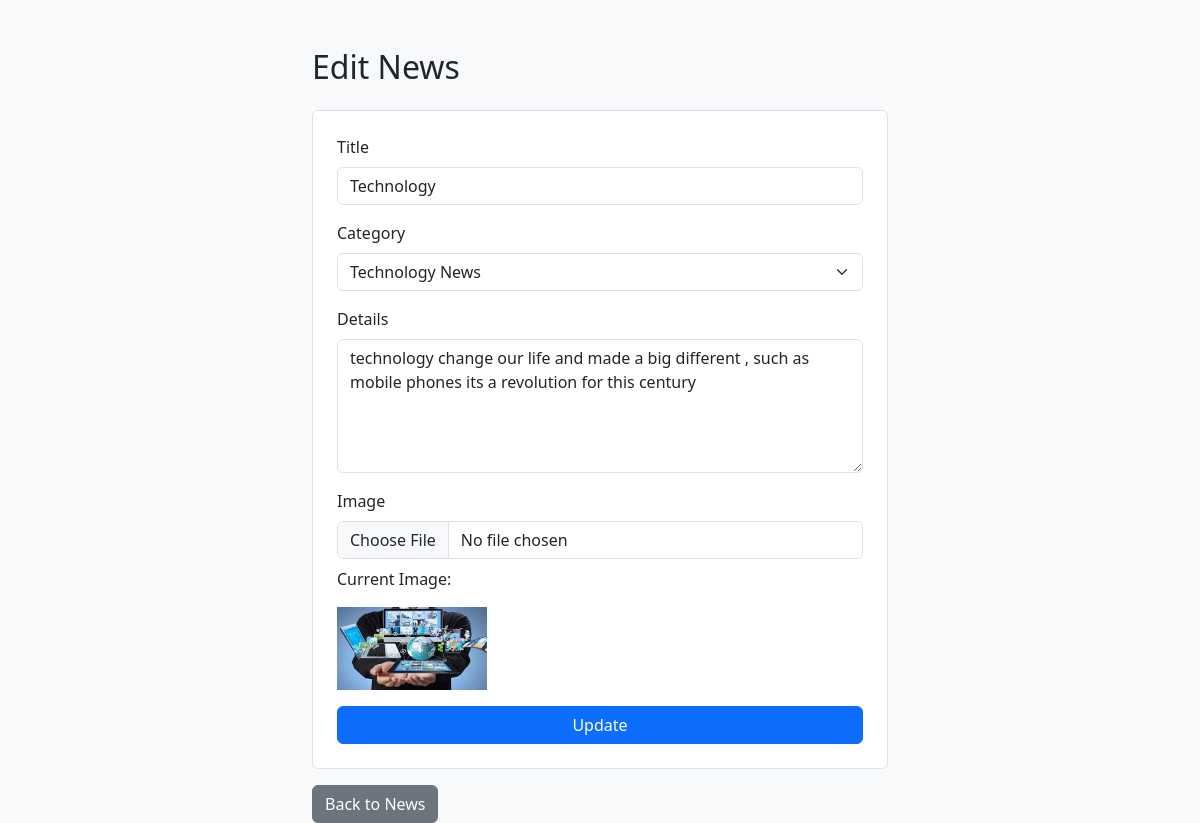
The app's page /edit_news.php?id=4 (signed in) with its own data.
### tables this page shows
CREATE TABLE `news` (
  `id` int(11) NOT NULL,
  `title` varchar(100) DEFAULT NULL,
  `category_id` int(11) DEFAULT NULL,
  `details` text DEFAULT NULL,
  `image` varchar(100) DEFAULT NULL,
  `user_id` int(11) DEFAULT NULL,
  `deleted` tinyint(1) DEFAULT 0
);

### edit_news.php (the view, shortened to what this page needs)
<?php
$conn = mysqli_connect("localhost","root","","news_system");
$id = $_GET['id'];
$news = mysqli_query($conn,"SELECT * FROM news WHERE id=$id");
$row = mysqli_fetch_assoc($news);
$categories = mysqli_query($conn,"SELECT * FROM categories");
?>
<!DOCTYPE html>
<html lang="en">
<head>
  <link href="https://cdn.jsdelivr.net/npm/bootstrap@5.3.0/dist/css/bootstrap.min.css" rel="stylesheet">
</head>
<body class="bg-light">
<div class="container mt-5" style="max-width:600px;">
  <h2 class="mb-4">Edit News</h2>
  <form method="post" enctype="multipart/form-data" class="bg-white p-4 border rounded">
    <div class="mb-3">
      <label class="form-label">Title</label>
      <input type="text" name="title" class="form-control" value="<?= $row['title']; ?>" required>
    </div>
    <div class="mb-3">
      <label class="form-label">Category</label>
      <select name="category" class="form-select" required>
        <?php while($c=mysqli_fetch_assoc($categories)){
          $selected = ($c['id']==$row['category_id']) ? "selected" : "";
        ?>
          <option value="<?= $c['id']; ?>" <?= $selected; ?>><?= $c['name']; ?></option>
        <?php } ?>
      </select>
    </div>
    <div class="mb-3">
      <label class="form-label">Details</label>
      <textarea name="details" class="form-control" rows="5" required><?= $row['details']; ?></textarea>
    </div>
    <div class="mb-3">
      <label class="form-label">Image</label>
      <input type="file" name="image" class="form-control">
      <?php if($row['image'] != ""){ ?>
        <p class="mt-2">Current Image:</p>
        <img src="uploads/<?= $row['image']; ?>" width="150">
      <?php } ?>
    </div>
    <button type="submit" name="submit" class="btn btn-primary w-100">Update</button>
  </form>
  <a href="view_news.php" class="btn btn-secondary mt-3">Back to News</a>
</div>
</body>
</html>

### records on screen
news: title "Technology", details "technology change our life and made a big different , such as mobile phones its a revolution for this century", image (picture)

### other values on screen
form field category "Technology News"
